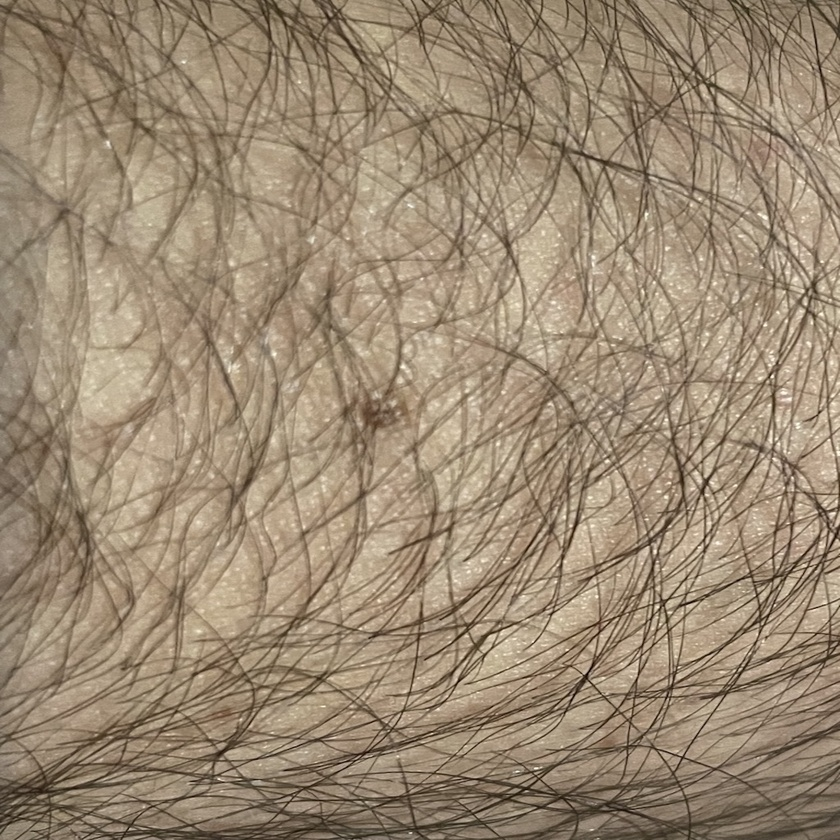
#> input picture data/custom/img_comparison/img1_before.jpg, 840 x 840 px, shrunk from 1024 x 1024 before the run; its folder holds 4 pictures in this run
$ python create_grid.py
#> lines starting #> are read from the running program, lines starting #| are printed output that depends on the picture
import matplotlib.pyplot as plt
from PIL import Image
import os

def create_comparison_grid():

    script_dir = os.path.dirname(os.path.abspath(__file__))
    img_folder = os.path.join(script_dir, 'img_comparison')
    save_path = os.path.join(script_dir, 'comparison_grid.png')

    fig, axes = plt.subplots(3, 5, figsize=(20, 12))

    for i in range(1, 6):
        before_path = os.path.join(img_folder, f'img{i}_before.jpg')
        deeplpf_path = os.path.join(img_folder, f'img{i}_deeplpf.jpg')
        retinex_path = os.path.join(img_folder, f'img{i}_retinex.jpg')

        col_idx = i - 1

        if os.path.exists(before_path):
            img_before = Image.open(before_path)
#> img_before is the input picture: PIL image 840x840 RGB; mean R, G, B 155.8, 138, 115
            axes[0, col_idx].imshow(img_before)
            axes[0, col_idx].set_title(f'Image {i}', fontsize=16, pad=10)

        if os.path.exists(deeplpf_path):
            img_deeplpf = Image.open(deeplpf_path)
            axes[1, col_idx].imshow(img_deeplpf)

        if os.path.exists(retinex_path):
            img_retinex = Image.open(retinex_path)
            axes[2, col_idx].imshow(img_retinex)

        for row in range(3):
            axes[row, col_idx].set_xticks([])
            axes[row, col_idx].set_yticks([])
            for spine in axes[row, col_idx].spines.values():
                spine.set_visible(False)

        if col_idx == 0:
            axes[0, col_idx].set_ylabel('Before', fontsize=18, labelpad=20)
            axes[1, col_idx].set_ylabel('Preprocessed with DeepLPF', fontsize=18, labelpad=20)
            axes[2, col_idx].set_ylabel('Preprocessed with Retinex', fontsize=18, labelpad=20)

    plt.tight_layout()
    plt.savefig(save_path, bbox_inches='tight', dpi=300)
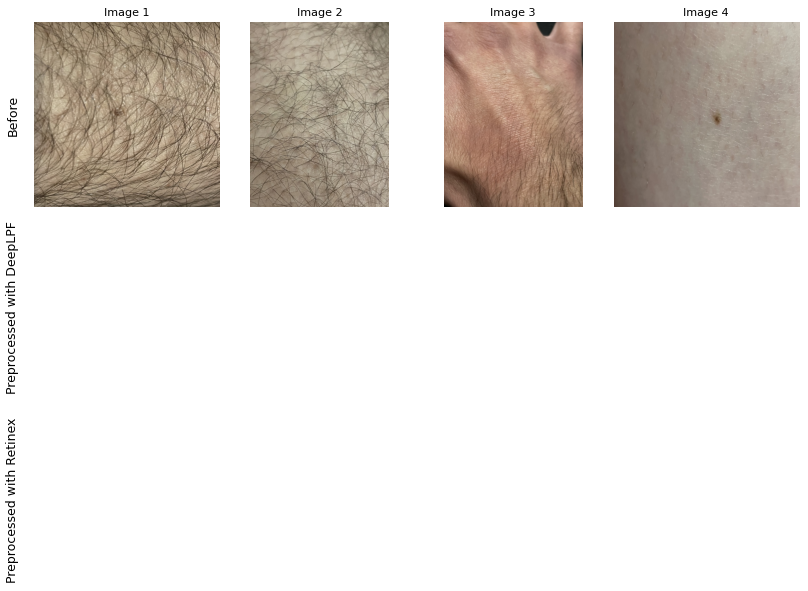
#> figure drawn by matplotlib, 4 panels
    print(f"Comparison grid saved successfully to:\n{save_path}")

if __name__ == '__main__':
    create_comparison_grid()
